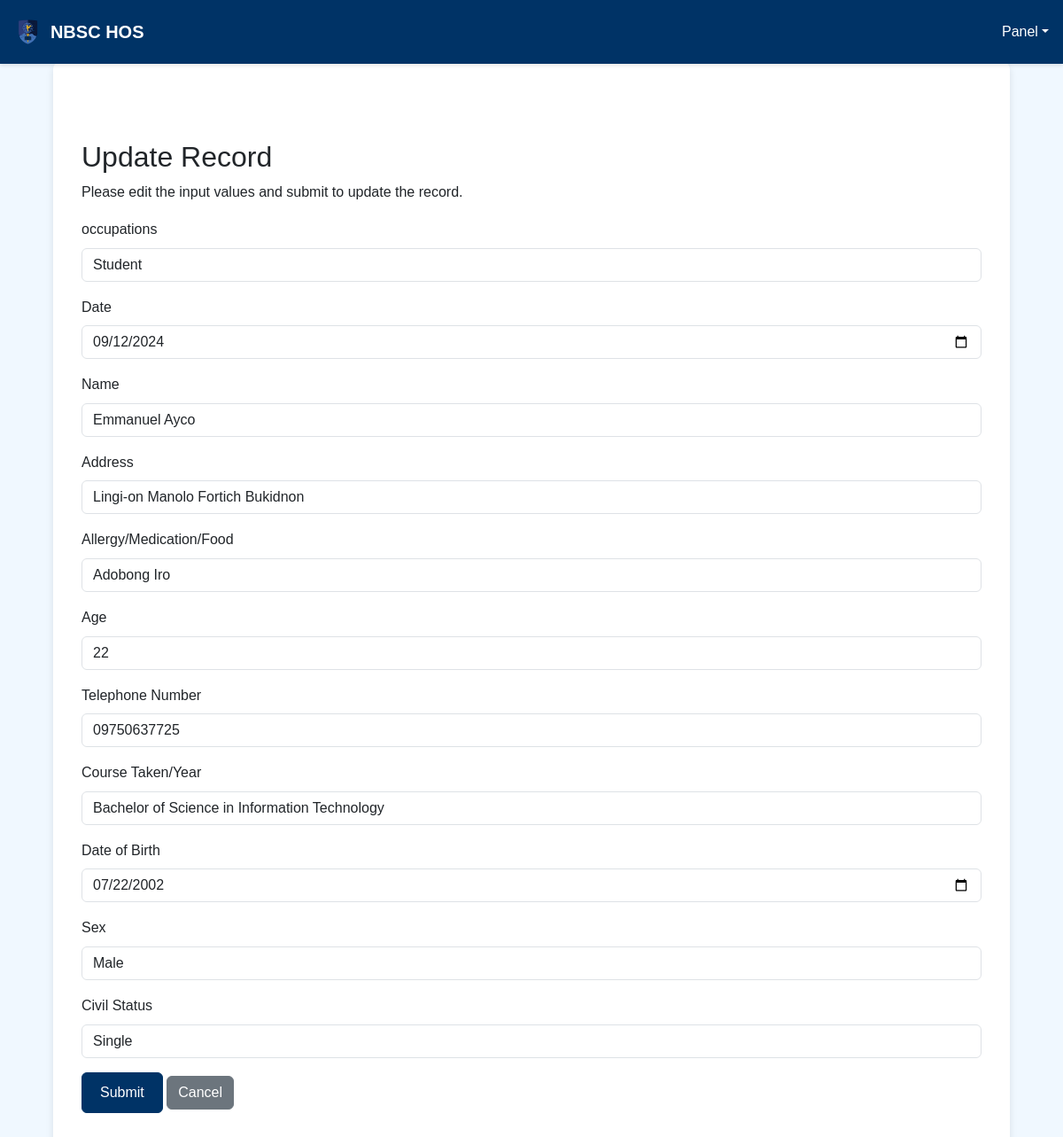
The app's page /crud2/update.php?id=2 with its own data.
### tables this page shows
CREATE TABLE `dental` (
  `dental_id` int(11) NOT NULL,
  `dental_type` enum('Non-Teaching','Teaching','Student') NOT NULL,
  `dental_date` date NOT NULL,
  `dental_name` varchar(255) NOT NULL,
  `dental_age` int(11) DEFAULT NULL,
  `dental_address` varchar(255) DEFAULT NULL,
  `dental_tel_no` varchar(15) DEFAULT NULL,
  `dental_course_taken_year` varchar(255) DEFAULT NULL,
  `dental_date_of_birth` date DEFAULT NULL,
  `dental_sex` enum('Male','Female','Other') DEFAULT NULL,
  `dental_civil_status` enum('Single','Married','Divorced','Widowed','Other') DEFAULT NULL,
  `dental_allergy_medication_food` text DEFAULT NULL
);

### crud2/update.php (the view, shortened to what this page needs)
<?php
require_once "../config.php";
$dental_type = $dental_date = $dental_name = $dental_address = $dental_allergy_medication_food = "";
$dental_age = $dental_tel_no = $dental_course_taken_year = $dental_date_of_birth = $dental_sex = $dental_civil_status = "";
$dental_type_err = $dental_date_err = $dental_name_err = $dental_address_err = $dental_allergy_medication_food_err = "";
$dental_age_err = $dental_tel_no_err = $dental_course_taken_year_err = $dental_date_of_birth_err = $dental_sex_err = $dental_civil_status_err = "";
if(isset($_POST["id"]) && !empty($_POST["id"])){
    $id = $_POST["id"];
    $input_dental_type = trim($_POST["dental_type"]);
    if(empty($input_dental_type)){
        $dental_type_err = "Please enter the dental type.";
    } else{
        $dental_type = $input_dental_type;
    }
    $input_dental_date = trim($_POST["dental_date"]);
    if(empty($input_dental_date)){
        $dental_date_err = "Please enter the dental date.";
    } else{
        $dental_date = $input_dental_date;
    }
    $input_dental_name = trim($_POST["dental_name"]);
    if(empty($input_dental_name)){
        $dental_name_err = "Please enter the dental name.";
    } else{
        $dental_name = $input_dental_name;
    }
    $input_dental_address = trim($_POST["dental_address"]);
    if(empty($input_dental_address)){
        $dental_address_err = "Please enter the dental address.";
    } else{
        $dental_address = $input_dental_address;
    }
    $input_allergy_medication_food = trim($_POST["dental_allergy_medication_food"]);
    if(empty($input_allergy_medication_food)){
        $dental_allergy_medication_food_err = "Please enter the allergy information.";
    } else{
        $dental_allergy_medication_food = $input_allergy_medication_food;
    }
    $input_age = trim($_POST["dental_age"]);
    if(empty($input_age)){
        $dental_age_err = "Please enter the age.";
    } elseif(!ctype_digit($input_age)){
        $dental_age_err = "Please enter a valid age.";
    } else{
        $dental_age = $input_age;
    }
    $input_tel_no = trim($_POST["dental_tel_no"]);
    if(empty($input_tel_no)){
        $dental_tel_no_err = "Please enter the telephone number.";
    } else{
        $dental_tel_no = $input_tel_no;
    }
    $input_course_taken_year = trim($_POST["dental_course_taken_year"]);
    if(empty($input_course_taken_year)){
        $dental_course_taken_year_err = "Please enter the course taken year.";
    } else{
        $dental_course_taken_year = $input_course_taken_year;
    }
    $input_date_of_birth = trim($_POST["dental_date_of_birth"]);
    if(empty($input_date_of_birth)){
        $dental_date_of_birth_err = "Please enter the date of birth.";
    } else{
        $dental_date_of_birth = $input_date_of_birth;
    }
    $input_sex = trim($_POST["dental_sex"]);
    if(empty($input_sex)){
        $dental_sex_err = "Please select a gender.";
    } else{
        $dental_sex = $input_sex;
    }
    $input_civil_status = trim($_POST["dental_civil_status"]);
    if(empty($input_civil_status)){
        $dental_civil_status_err = "Please enter the civil status.";
    } else{
        $dental_civil_status = $input_civil_status;
    }
    if(empty($dental_type_err) && empty($dental_date_err) && empty($dental_name_err) && empty($dental_address_err) && empty($dental_allergy_medication_food_err) && empty($dental_age_err) && empty($dental_tel_no_err) && empty($dental_course_taken_year_err) && empty($dental_date_of_birth_err) && empty($dental_sex_err) && empty($dental_civil_status_err)){
        $sql = "UPDATE dental SET dental_type=:dental_type, dental_date=:dental_date, dental_name=:dental_name, dental_address=:dental_address, dental_allergy_medication_food=:dental_allergy_medication_food, dental_age=:dental_age, dental_tel_no=:dental_tel_no, dental_course_taken_year=:dental_course_taken_year, dental_date_of_birth=:dental_date_of_birth, dental_sex=:dental_sex, dental_civil_status=:dental_civil_status WHERE dental_id=:id";
        if($stmt = $pdo->prepare($sql)){
            $stmt->bindParam(":dental_type", $param_dental_type);
            $stmt->bindParam(":dental_date", $param_dental_date);
            $stmt->bindParam(":dental_name", $param_dental_name);
            $stmt->bindParam(":dental_address", $param_dental_address);
            $stmt->bindParam(":dental_allergy_medication_food", $param_allergy_medication_food);
            $stmt->bindParam(":dental_age", $param_age);
            $stmt->bindParam(":dental_tel_no", $param_tel_no);
            $stmt->bindParam(":dental_course_taken_year", $param_course_taken_year);
            $stmt->bindParam(":dental_date_of_birth", $param_date_of_birth);
            $stmt->bindParam(":dental_sex", $param_sex);
            $stmt->bindParam(":dental_civil_status", $param_civil_status);
            $stmt->bindParam(":id", $param_id);
            $param_dental_type = $dental_type;
            $param_dental_date = $dental_date;
            $param_dental_name = $dental_name;
            $param_dental_address = $dental_address;
            $param_allergy_medication_food = $dental_allergy_medication_food;
            $param_age = $dental_age;
            $param_tel_no = $dental_tel_no;
            $param_course_taken_year = $dental_course_taken_year;
            $param_date_of_birth = $dental_date_of_birth;
            $param_sex = $dental_sex;
            $param_civil_status = $dental_civil_status;
            $param_id = $id;
            if($stmt->execute()){
                header("location: ../add_dental_info.php");
                exit();
            } else{
                echo "Oops! Something went wrong. Please try again later.";
            }
        }
        unset($stmt);
    }
    unset($pdo);
} else{
    if(isset($_GET["id"]) && !empty(trim($_GET["id"]))){
        $sql = "SELECT * FROM dental WHERE dental_id = :id";
        if($stmt = $pdo->prepare($sql)){
            $stmt->bindParam(":id", $param_id);
            if($stmt->execute()){
                if($stmt->rowCount() == 1){
                    $row = $stmt->fetch(PDO::FETCH_ASSOC);
                    $dental_type = $row["dental_type"];
                    $dental_date = $row["dental_date"];
                    $dental_name = $row["dental_name"];
                    $dental_address = $row["dental_address"];
                    $dental_allergy_medication_food = $row["dental_allergy_medication_food"];
                    $dental_age = $row["dental_age"];
                    $dental_tel_no = $row["dental_tel_no"];
                    $dental_course_taken_year = $row["dental_course_taken_year"];
                    $dental_date_of_birth = $row["dental_date_of_birth"];
                    $dental_sex = $row["dental_sex"];
                    $dental_civil_status = $row["dental_civil_status"];
                } else{
                    header("location: error.php");
                    exit();
                }
            } else{
                echo "Oops! Something went wrong. Please try again later.";
            }
        }
    }  else{
        header("location: error.php");
        exit();
    }
}
?>
<!DOCTYPE html>
<html lang="en">
<head>
    <link rel="stylesheet" href="https://stackpath.bootstrapcdn.com/bootstrap/4.5.2/css/bootstrap.min.css">
    <link rel="stylesheet" href="https://cdn.jsdelivr.net/npm/bootstrap@5.3.3/dist/css/bootstrap.min.css">
    <link rel="stylesheet" href="https://maxcdn.bootstrapcdn.com/font-awesome/4.7.0/css/font-awesome.min.css">
    <link rel="stylesheet" href="styles/read.css">
</head>
<body>
    <nav class="navbar navbar-expand-lg navbar-dark navbar-custom px-2">
        <a class="navbar-brand ps-2" href="#">
            <img src="../src/Nbsc_logo-removebg-preview.png" style="height: 0.3in;">
            NBSC HOS
        </a>
        <div class="collapse navbar-collapse" id="main_nav">
            <div class="navbar-collapse flex-grow-1 text-right" id="sampleid" style="padding-left: 20px">
                <ul class="navbar-nav ms-auto mb-2 mb-lg-0 flex-nowrap">
                    <li class="nav-item dropdown w-100" style="padding-top: 0px;">
                        <a class="nav-link dropdown-toggle" id="navbarDropdown" href="#" role="button" data-bs-toggle="dropdown" aria-expanded="false">Panel</a>
                    </li>
                </ul>
            </div>
        </div>
    </nav>
    <div class="wrapper">
        <div class="container-fluid">
            <div class="row">
                <div class="col-md-12">
                    <h2 class="mt-5">Update Record</h2>
                    <p>Please edit the input values and submit to update the record.</p>
                    <form action="<?php echo htmlspecialchars(basename($_SERVER['REQUEST_URI'])); ?>" method="post">
                        <div class="form-group">
                            <label>occupations</label>
                            <input type="text" name="dental_type" class="form-control <?php echo (!empty($dental_type_err)) ? 'is-invalid' : ''; ?>" value="<?php echo $dental_type; ?>">
                        </div>
                        <div class="form-group">
                            <label>Date</label>
                            <input type="date" name="dental_date" class="form-control <?php echo (!empty($dental_date_err)) ? 'is-invalid' : ''; ?>" value="<?php echo $dental_date; ?>">
                        </div>
                        <div class="form-group">
                            <label>Name</label>
                            <input type="text" name="dental_name" class="form-control <?php echo (!empty($dental_name_err)) ? 'is-invalid' : ''; ?>" value="<?php echo $dental_name; ?>">
                        </div>
                        <div class="form-group">
                            <label>Address</label>
                            <input type="text" name="dental_address" class="form-control <?php echo (!empty($dental_address_err)) ? 'is-invalid' : ''; ?>" value="<?php echo $dental_address; ?>">
                        </div>
                        <div class="form-group">
                            <label>Allergy/Medication/Food</label>
                            <input type="text" name="dental_allergy_medication_food" class="form-control <?php echo (!empty($dental_allergy_medication_food_err)) ? 'is-invalid' : ''; ?>" value="<?php echo $dental_allergy_medication_food; ?>">
                        </div>
                        <div class="form-group">
                            <label>Age</label>
                            <input type="number" name="dental_age" class="form-control <?php echo (!empty($dental_age_err)) ? 'is-invalid' : ''; ?>" value="<?php echo $dental_age; ?>">
                        </div>
                        <div class="form-group">
                            <label>Telephone Number</label>
                            <input type="text" name="dental_tel_no" class="form-control <?php echo (!empty($dental_tel_no_err)) ? 'is-invalid' : ''; ?>" value="<?php echo $dental_tel_no; ?>">
                        </div>
                        <div class="form-group">
                            <label>Course Taken/Year</label>
                            <input type="text" name="dental_course_taken_year" class="form-control <?php echo (!empty($dental_course_taken_year_err)) ? 'is-invalid' : ''; ?>" value="<?php echo $dental_course_taken_year; ?>">
                        </div>
                        <div class="form-group">
                            <label>Date of Birth</label>
                            <input type="date" name="dental_date_of_birth" class="form-control <?php echo (!empty($dental_date_of_birth_err)) ? 'is-invalid' : ''; ?>" value="<?php echo $dental_date_of_birth; ?>">
                        </div>
                        <div class="form-group">
                            <label>Sex</label>
                            <select name="dental_sex" class="form-control <?php echo (!empty($dental_sex_err)) ? 'is-invalid' : ''; ?>">
                                <option value="male" <?php echo ($dental_sex == 'male') ? 'selected' : ''; ?>>Male</option>
                            </select>
                        </div>
                        <div class="form-group">
                            <label>Civil Status</label>
                            <input type="text" name="dental_civil_status" class="form-control <?php echo (!empty($dental_civil_status_err)) ? 'is-invalid' : ''; ?>" value="<?php echo $dental_civil_status; ?>">
                        </div>
                        <div class="form-group">
                            <input type="submit" class="btn btn-primary" value="Submit">
                            <a href="../add_dental_info.php" class="btn btn-secondary">Cancel</a>
                        </div>
                    </form>
                </div>
            </div>
        </div>
    </div>
</body>
</html>

### styles/read.css (style rules this page uses)
body { background-color: #f0f8ff; margin: 0; padding-top: 70px; font-family: 'Arial', sans-serif; }
.navbar { background-color: #003366; padding: 15px 20px; position: fixed; width: 100%; top: 0; z-index: 1000; box-shadow: 0 2px 4px rgba(0, 0, 0, 0.1); }
.navbar-brand { color: white; font-weight: bold; display: flex; align-items: center; }
.navbar-brand img { margin-right: 10px; }
.navbar-nav .nav-link { color: white; }
.wrapper { width: 90%; max-width: 1200px; margin: 0 auto; padding: 40px; background-color: #ffffff; border-radius: 8px; box-shadow: 0 4px 8px rgba(0, 0, 0, 0.1); }
.btn-primary { background-color: #003366; border-color: #003366; color: white; padding: 10px 20px; font-size: 1rem; }

### crud2/update.php (style rules this page uses)
body { background-color: #f0f8ff; margin: 0; padding-top: 70px; font-family: 'Arial', sans-serif; line-height: 1.6; }
.navbar { background-color: #003366; padding: 15px 20px; position: fixed; width: 100%; top: 0; z-index: 1000; box-shadow: 0 2px 4px rgba(0, 0, 0, 0.1); }
.navbar-brand img { height: 0.3in; }
.navbar-custom .navbar-nav .nav-link { color: #fff; }
.wrapper { width: 90%; max-width: 1200px; margin: 0 auto; padding: 40px 20px; background-color: #ffffff; border-radius: 8px; box-shadow: 0 4px 8px rgba(0, 0, 0, 0.1); }
.btn-primary { background-color: #003366; border-color: #003366; color: white; padding: 10px 20px; font-size: 1rem; transition: background-color 0.3s ease; }

### records on screen
dental: dental_type "Student", dental_date "09/12/2024", dental_name "Emmanuel Ayco", dental_address "Lingi-on Manolo Fortich Bukidnon", dental_allergy_medication_food "Adobong Iro", dental_age "22", dental_tel_no "09750637725", dental_course_taken_year "Bachelor of Science in Information Technology", dental_date_of_birth "07/22/2002", dental_civil_status "Single"
